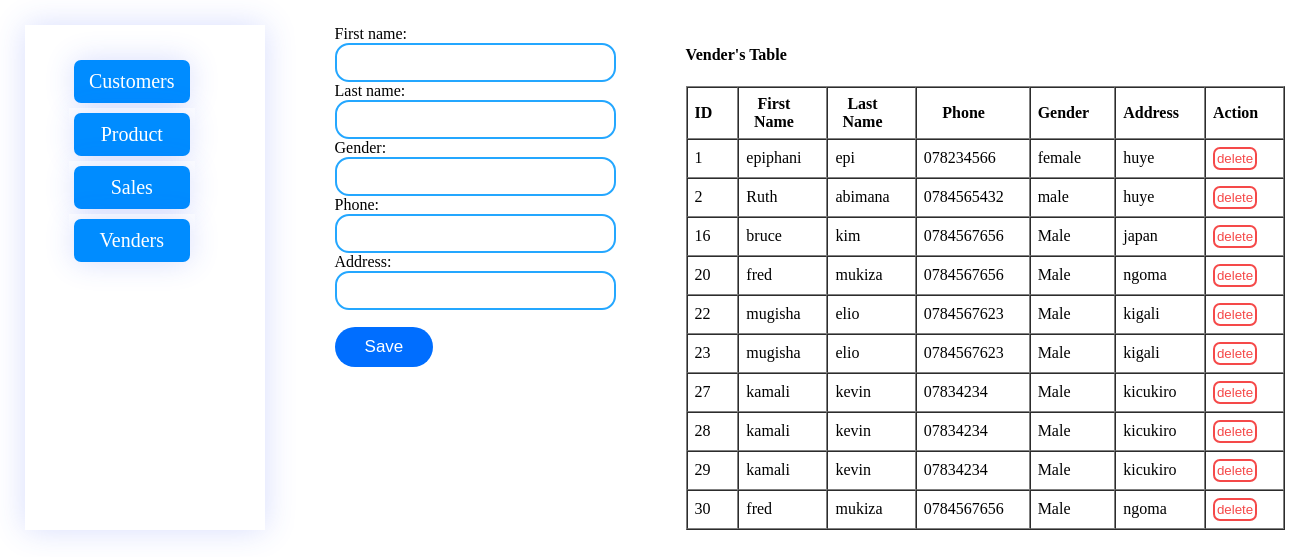
The page /venders.php on the database its author committed.
### tables this page shows
CREATE TABLE `venders` (
  `v_id` int(11) NOT NULL,
  `v_fname` varchar(20) NOT NULL,
  `v_lname` varchar(20) NOT NULL,
  `v_phone` varchar(20) NOT NULL,
  `v_gender` varchar(10) NOT NULL,
  `addres` varchar(20) NOT NULL
);

### venders.php (the view, shortened to what this page needs)
<!DOCTYPE html>
<html lang="en">
<head>
</head>
<body style="margin: 25px;">
    <section class="register">
        <div class="relations">
            <ul>
                <li><a href="customers.php">Customers</a></li>
                <li><a href="product.php">Product</a></li>
                <li><a href="sales.php">Sales</a></li>
                <li><a href="venders.php">Venders</a></li>
            </ul>
        </div>
        <div class="form">
            <form action="venders.php" method="post">
                <label for="">First name:<br><input type="text" size="30" class="entry" name="firstName"></label><br>
                <label for="">Last name:<br><input type="text" size="30" class="entry" name="lastName"></label><br>
                  <label for="">Gender:<br><input type="text" size="30" class="entry" name="gender"></label><br>
                <label for="">Phone:<br><input type="text" size="30" class="entry" name="phone"></label><br>
                <label for="">Address:<br><input type="text" size="30" class="entry" name="address"></label><br>
                <input type="submit" value="Save" class="save" name="save">
            </form>
        </div>
        <div class="table">
            <h4>Vender's Table</h4>
                    <table border="1" cellpadding="7" cellspacing="0">
                            <tr>
                                <th>ID</th>
                                <th>First Name</th>
                                <th>Last Name</th>
                                <th>Phone</th>
                                <th>Gender</th>
                                <th>Address</th>
                                <th>Action</th>
                            </tr>
                            <?php
                           $connect=mysqli_connect("localhost","root","","new");
                           $qeury=mysqli_query($connect,"select * from venders");
                           while($data=mysqli_fetch_array($qeury))
                           {
                          ?>
                            <tr>
                            <td><?php echo $data['v_id']?></td>
                            <td><?php echo $data['v_fname']?></td>
                            <td><?php echo $data['v_lname']?></td>
                            <td><?php echo $data['v_phone']?></td>
                            <td><?php echo $data['v_gender']?></td>
                            <td><?php echo $data['addres']?></td>
                            <td> <a href="venders.php?id=<?php echo $data["v_id"]  ?>"><button type="button" name="delete" class="btn btn-outline-danger btn-sm">delete</button> </a></td>
                        </tr>
                          <?php } ?>
                    </table>
        </div>
    </section>
</body>
</html>

### venders.php (style rules this page uses)
.register { display: inline-flex; }
.relations { margin-left: 0; margin-top: 0; margin-bottom: 0; margin-right: 70px; padding-left: 4px; padding-right: 70px; padding-top: 14px; padding-bottom: 50px; background-color: white; box-shadow: 0 0 30px 0px rgba(57, 86, 247, 0.2); box-sizing: border-box; }
.relations ul li { background-color: white; display: block; padding: 5px; }
.relations ul li a { text-decoration: none; text-align: center; border-radius: 7px; padding: 10px; padding-right: 15px; padding-left: 15px; color: white; font-size: 20px; display: block; background-color: rgb(0, 140, 255); box-shadow: 0 0 30px 0px rgba(57, 86, 247, 0.2); box-sizing: border-box; }
.form { padding-right: 70px; }
.entry { padding: 10px; border: 2px solid rgb(36, 167, 255); border-radius: 14px; }
.save { border: none; font-size: 17px; background-color: rgb(0, 110, 255); border-radius: 25px; padding-left: 30px; padding-right: 30px; padding-top: 10px; padding-bottom: 10px; color: white; margin-top: 17px; text-align: center; }
tr th,tr td { padding-right: 25px; }
tr button { border: 2px solid rgb(245, 73, 73); background-color: transparent; color:rgb(245, 73, 73) ; text-decoration: none; border-radius: 7px; padding: 2px; }

### rows shown on the page
venders: v_id "1", v_fname "epiphani", v_lname "epi", v_phone "078234566", v_gender "female", addres "huye"
venders: v_id "2", v_fname "Ruth", v_lname "abimana", v_phone "0784565432", v_gender "male", addres "huye"
venders: v_id "16", v_fname "bruce", v_lname "kim", v_phone "0784567656", v_gender "Male", addres "japan"
venders: v_id "20", v_fname "fred", v_lname "mukiza", v_phone "0784567656", v_gender "Male", addres "ngoma"
venders: v_id "22", v_fname "mugisha", v_lname "elio", v_phone "0784567623", v_gender "Male", addres "kigali"
venders: v_id "23", v_fname "mugisha", v_lname "elio", v_phone "0784567623", v_gender "Male", addres "kigali"
venders: v_id "27", v_fname "kamali", v_lname "kevin", v_phone "07834234", v_gender "Male", addres "kicukiro"
venders: v_id "28", v_fname "kamali", v_lname "kevin", v_phone "07834234", v_gender "Male", addres "kicukiro"
venders: v_id "29", v_fname "kamali", v_lname "kevin", v_phone "07834234", v_gender "Male", addres "kicukiro"
venders: v_id "30", v_fname "fred", v_lname "mukiza", v_phone "0784567656", v_gender "Male", addres "ngoma"
